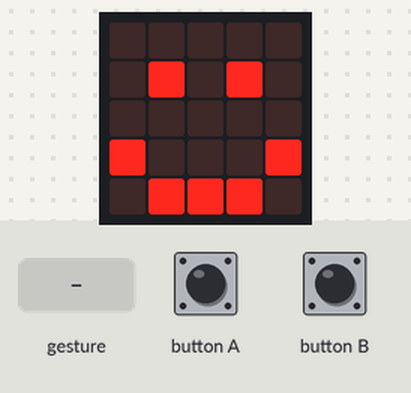
A program run on a simulated BBC micro:bit (MakeCode). Shown: the board's 5×5 LED display. The test bench sets the inputs (shaded band). Random numbers come from a fixed seed; a tilt is held for 1.5 s and a shake lasts 1 s, then the board lies face up again.

Above: at 1.8 s.
1.9 s: button B pressed for 0.15 s
At 2.4 s:
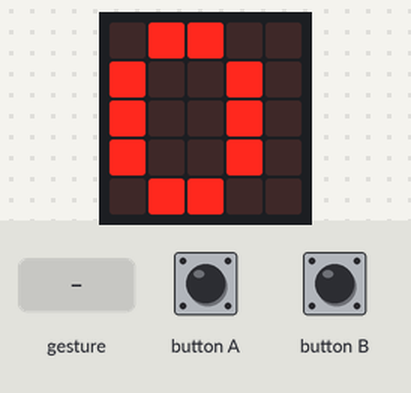
3.5 s: gesture 'shake'
At 4.2 s:
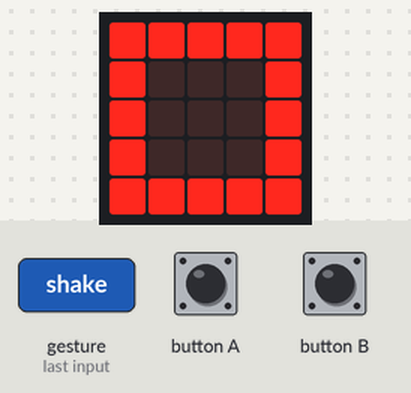
Timing chart, 0 to 6.5 s (numbered marks = the images above; inputs shaded):
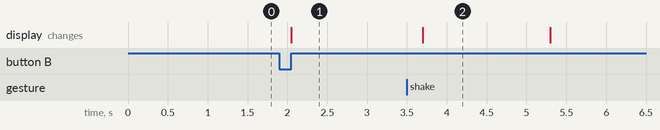

Measured:
- after the input at 1.9 s, the display: changes after 0.15 s (image 1)
- after the input at 3.5 s, the display: changes after 0.20 s (image 2)
- what the display in image 2 shows lasts 1.6 s, from 3.7 s to 5.3 s

The program:

main.ts
```typescript
// (licence header left out)
// variables
let randomNumber: number = 0
let score: number = 0

randomNumber = -1
basic.clearScreen()
basic.showIcon(IconNames.Happy)

// shake the microbit
input.onGesture(Gesture.Shake, function () {
    randomNumber = randint(0, 1)
    basic.clearScreen()

    // if randomNumber was 0
    if (randomNumber == 0) {
        basic.showIcon(IconNames.Square)
    }

    // if randomNumber was 1
    if (randomNumber == 1) {
        basic.showIcon(IconNames.SmallSquare)
    }

    //if randomNumber was 2
    if (randomNumber == 2) {
        basic.showIcon(IconNames.Scissors)
    }

    // pause and show you are ready again
    basic.pause(1000)
    basic.showIcon(IconNames.Happy)
})

// press A
    input.onButtonPressed(Button.A, function() {
        score += 1
    })

// press B
    input.onButtonPressed(Button.B, function() {
        basic.clearScreen()
        basic.showString(score.toString())

    })
   
```
